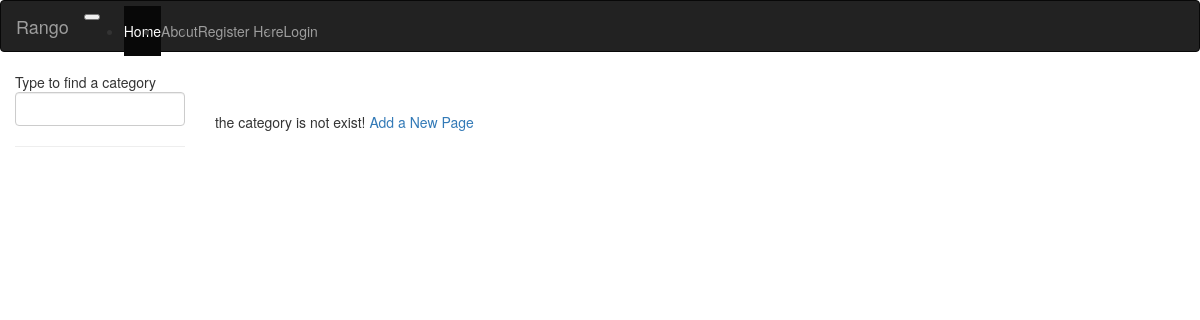
Before: /rango/category/guojing/ with the older database file.
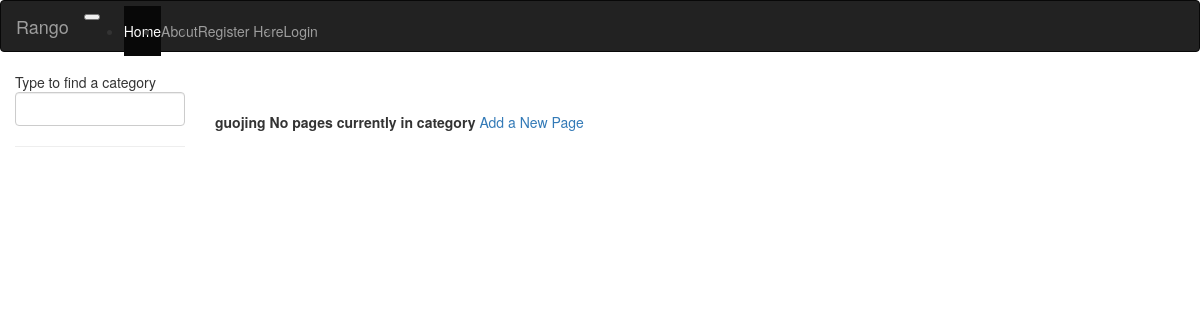
After: the same page with the newer database file.
### rango/models.py (models this page shows, shortened)
class Category(models.Model):
    name = models.CharField(max_length=120, unique=True)
    views = models.IntegerField(default=0)
    likes = models.IntegerField(default=0)
    slug = models.SlugField(unique=True, null=True, blank=True)
    class Meta:
        verbose_name = 'categorie'
        verbose_name_plural = verbose_name

### rango/views.py (the view)
# urls.py: url(r'category/(?P<category_name_slug>[\w\-]+)/$', DetailView.as_view(), name='category'),
class DetailView(View):
    def get(self, request, category_name_slug):
        contex_dict = {}
        try:
            category = Category.objects.get(slug=category_name_slug)
            pages = Page.objects.filter(category=category)
            contex_dict['pages'] = pages
            contex_dict['category'] = category
        except Category.DoesNotExist:
            contex_dict['pages'] = None
            contex_dict['category'] = None
        return render(request, 'rango/category.html', contex_dict)

### templates/rango/category.html (shortened to what this page needs)
{% extends 'rango/base.html' %}
{% load staticfiles %}
{% block main %}
<br />
<br />
        {% if category.name %}
        <strong> {{ category.name }} </strong>
      {% if pages %}
      <ul>
        {% for page in pages %}
        <li><a href="{{ page.url }}">{{ page.title }}</a></li>
        {% endfor %}
      </ul>
        {% else %}
        <strong>No pages currently in category</strong>
        {% endif %}
        {% else %}
        the category is not exist!
        {% endif %}
        <a href="{% url 'rango:add_page' category.slug %}">Add a New Page</a><br />
{% endblock %}

Changed rows visible on the page:
added Category: name "guojing"
Other visible differences:
text no longer shown: "the category is not exist!"
text now shown: "No pages currently in category"
